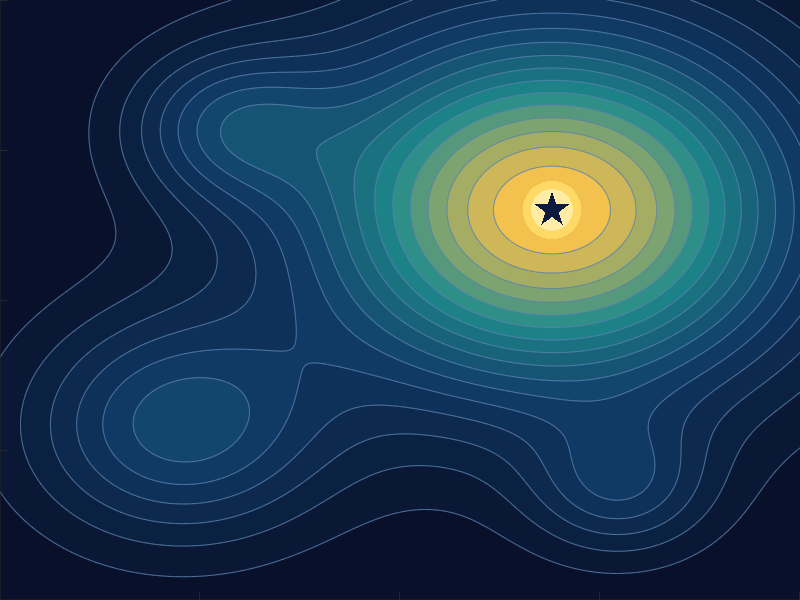

The MATLAB source for this figure: (Note: this script raises an error after producing the figure.)
function makeToolboxIcon
%MAKETOOLBOXICON Generate soma_toolbox_icon.png (Add-On Manager image).
%   Draws the SOMA idea in one picture: a population of individuals migrating
%   across an optimization landscape toward the leader at the global optimum.
%   512x512 PNG, regenerated deterministically by this script.

here = fileparts(mfilename('fullpath'));
out = fullfile(here, 'soma_toolbox_icon.png');

% --- Landscape: smooth multimodal surface, global optimum upper-right
n = 900;
[X, Y] = meshgrid(linspace(-1, 1, n));
g = @(x0, y0, s) exp(-((X-x0).^2 + (Y-y0).^2) / (2*s^2));
Z =   1.00*g( 0.38,  0.30, 0.42) ...
    + 0.38*g(-0.55, -0.42, 0.26) ...
    + 0.30*g(-0.42,  0.58, 0.18) ...
    + 0.24*g( 0.55, -0.62, 0.16);

f = figure('Visible', 'off', 'Units', 'pixels', 'Position', [100 100 512 512]);
ax = axes(f, 'Position', [0 0 1 1]);
hold(ax, 'on');

contourf(ax, X, Y, Z, 16, 'LineStyle', 'none');
contour(ax, X, Y, Z, 16, 'LineColor', [0.35 0.50 0.68], 'LineWidth', 0.4);

% Colormap: deep navy -> teal -> gold (gold ends up at the optimum)
stops = [ 8  16  42;      % deep navy
         16  60 104;      % blue
         31 138 140;      % teal
        242 193  78] / 255;% gold
cmap = interp1(linspace(0, 1, size(stops,1)), stops, linspace(0, 1, 256));
colormap(ax, cmap);

% --- Leader at the global optimum: glow + star
lx = 0.38; ly = 0.30;
plot(ax, lx, ly, 'o', 'MarkerSize', 42, 'MarkerEdgeColor', 'none', ...
    'MarkerFaceColor', [1.0 0.85 0.4], 'Color', [1 1 1]);
plot(ax, lx, ly, 'o', 'MarkerSize', 30, 'MarkerEdgeColor', 'none', ...
    'MarkerFaceColor', [1.0 0.93 0.65]);
plot(ax, lx, ly, 'p', 'MarkerSize', 26, 'MarkerFaceColor', [0.05 0.10 0.25], ...
    'MarkerEdgeColor', 'none');

% --- Migrating individuals: curved trails converging on the leader
starts = [-0.72 -0.55; -0.62 0.62; 0.10 -0.72; -0.80 0.05; 0.72 -0.35; 0.05 0.80];
bend   = [ 0.25; -0.22; 0.18; 0.20; -0.15; 0.12];      % lateral bow per trail
tEnd   = [ 0.55;  0.85; 0.62;  0.75; 0.48; 0.80];      % migration progress per trail
mSize  = [ 10;    12;   10;    11;   9;    11 ];
for k = 1:size(starts, 1)
    p0 = starts(k, :);
    p2 = [lx ly];
    mid = (p0 + p2)/2;
    dirv = (p2 - p0) / norm(p2 - p0);
    perp = [-dirv(2) dirv(1)];
    p1 = mid + bend(k)*perp;                            % quadratic Bezier control
    t = linspace(0, tEnd(k), 60).';                     % stop short of the leader
    B = (1-t).^2*p0 + 2*(1-t).*t*p1 + t.^2*p2;
    % trail fades in toward the individual
    for seg = 1:5
        i1 = 1 + (seg-1)*12; i2 = min(1 + seg*12, 60);
        plot(ax, B(i1:i2,1), B(i1:i2,2), '-', 'LineWidth', 1.6, ...
            'Color', [1 1 1 0.10 + 0.14*seg]);
    end
    % the individual (white dot with dark rim), at the head of the trail
    plot(ax, B(end,1), B(end,2), 'o', 'MarkerSize', mSize(k), ...
        'MarkerFaceColor', [1 1 1], 'MarkerEdgeColor', [0.05 0.10 0.25], ...
        'LineWidth', 1.2);
end

axis(ax, 'off');
axis(ax, 'equal');
xlim(ax, [-1 1]); ylim(ax, [-1 1]);

exportgraphics(f, out, 'Resolution', 96);
close(f);

% exportgraphics trims tightly; center-crop to a square (base MATLAB only)
img = imread(out);
[h, w, ~] = size(img);
s = min(h, w);
r0 = floor((h - s)/2); c0 = floor((w - s)/2);
imwrite(img(r0+1:r0+s, c0+1:c0+s, :), out);

info = imfinfo(out);
fprintf('Icon written: %s (%dx%d px)\n', out, info.Width, info.Height);
end
